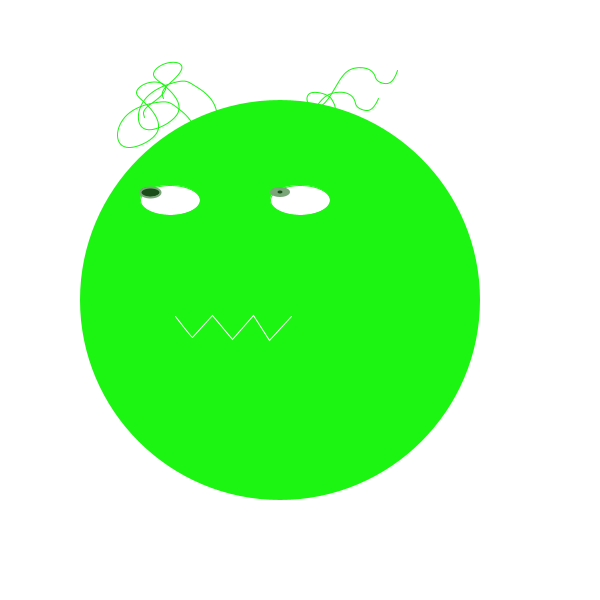
Frame 1 (no input)
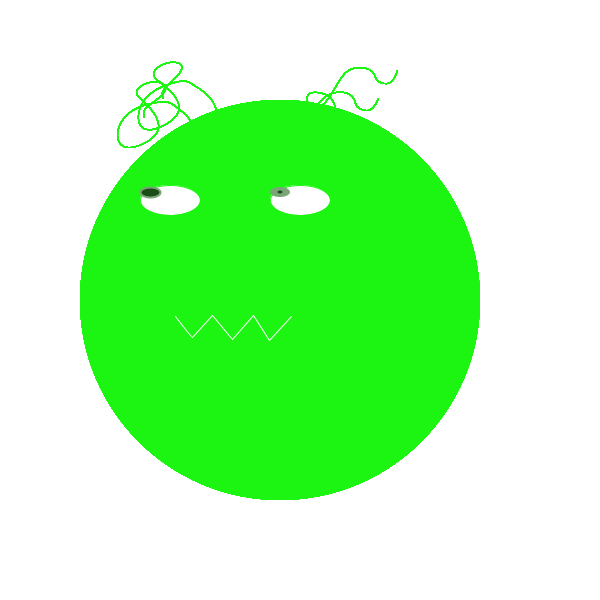
Frame 60 (the mouse pressed at the canvas centre just before this capture)
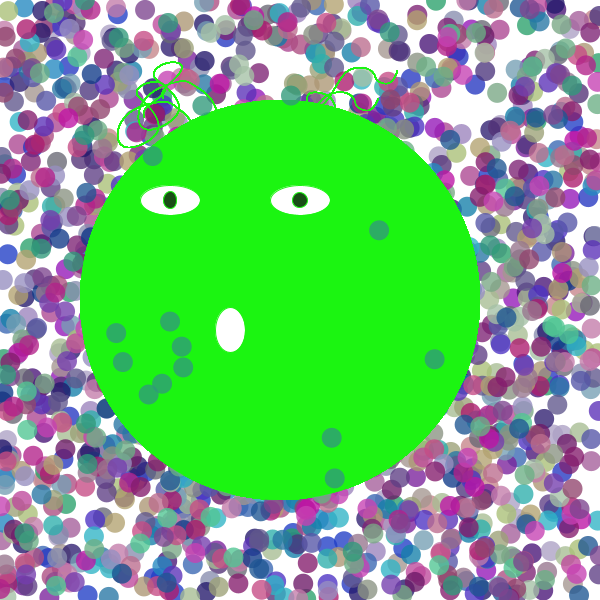
Frame 120 (the mouse held since frame 60 and released just before this capture)

The Processing sketch that drew these frames (run headless with seeded random() and noise(); from frame 60 on, the mouse is pressed at the canvas centre):

// Processing sketch: processing_9336
// ── processing_9336.pde

void setup() {
  size (600,600);
  background(255);
  smooth();
  frameRate(16);
}

void draw () {


//translate (70, 50);

//Körper einfach
noStroke(); 
fill (#1BF511);
ellipseMode(CENTER); 
ellipse (width/2-20, height/2, 400, 400); 

//Haare rechts
pushMatrix(); 
translate (100 , -100); 
stroke(#1BF511); 
noFill(); 
beginShape();
vertex( 178.0 , 245.0 );
bezierVertex( 178.0 , 240.0 , 178.73 , 240.5 , 179.0 , 240.0 );
bezierVertex( 179.26 , 239.49 , 179.29 , 239.14 , 181.0 , 238.0 );
bezierVertex( 182.7 , 236.85 , 186.06 , 234.9 , 189.0 , 234.0 );
bezierVertex( 191.93 , 233.09 , 194.43 , 233.22 , 198.0 , 233.0 );
bezierVertex( 201.56 , 232.77 , 206.18 , 232.2 , 211.0 , 231.0 );
bezierVertex( 215.81 , 229.79 , 220.82 , 227.94 , 225.0 , 225.0 );
bezierVertex( 229.17 , 222.05 , 232.5 , 218.01 , 234.0 , 214.0 );
bezierVertex( 235.49 , 209.98 , 235.16 , 205.98 , 233.0 , 202.0 );
bezierVertex( 230.83 , 198.01 , 230.19 , 196.62 , 227.0 , 195.0 );
bezierVertex( 223.8 , 193.37 , 220.46 , 192.37 , 217.0 , 192.0 );
bezierVertex( 213.53 , 191.62 , 209.93 , 191.86 , 208.0 , 194.0 );
bezierVertex( 206.06 , 196.13 , 205.8 , 200.16 , 208.0 , 203.0 );
bezierVertex( 210.19 , 205.83 , 214.85 , 207.47 , 219.0 , 206.0 );
bezierVertex( 223.14 , 204.52 , 226.78 , 199.95 , 230.0 , 195.0 );
bezierVertex( 233.21 , 190.04 , 236.0 , 184.72 , 239.0 , 180.0 );
bezierVertex( 241.99 , 175.27 , 245.17 , 171.16 , 250.0 , 169.0 );
bezierVertex( 254.82 , 166.83 , 261.27 , 166.61 , 266.0 , 168.0 );
bezierVertex( 270.72 , 169.38 , 273.72 , 172.38 , 275.0 , 177.0 );
bezierVertex( 276.27 , 181.61 , 282.95 , 183.6 , 287.0 , 183.0 );
bezierVertex( 291.04 , 182.39 , 294.38 , 178.06 , 297.0 , 170.0 );
endShape();
popMatrix(); 

pushMatrix(); 
translate (100 , -100); 
rotate (0.1); 
stroke(#1BF511); 
noFill(); 
beginShape();
vertex( 178.0 , 245.0 );
bezierVertex( 178.0 , 240.0 , 178.73 , 240.5 , 179.0 , 240.0 );
bezierVertex( 179.26 , 239.49 , 179.29 , 239.14 , 181.0 , 238.0 );
bezierVertex( 182.7 , 236.85 , 186.06 , 234.9 , 189.0 , 234.0 );
bezierVertex( 191.93 , 233.09 , 194.43 , 233.22 , 198.0 , 233.0 );
bezierVertex( 201.56 , 232.77 , 206.18 , 232.2 , 211.0 , 231.0 );
bezierVertex( 215.81 , 229.79 , 220.82 , 227.94 , 225.0 , 225.0 );
bezierVertex( 229.17 , 222.05 , 232.5 , 218.01 , 234.0 , 214.0 );
bezierVertex( 235.49 , 209.98 , 235.16 , 205.98 , 233.0 , 202.0 );
bezierVertex( 230.83 , 198.01 , 230.19 , 196.62 , 227.0 , 195.0 );
bezierVertex( 223.8 , 193.37 , 220.46 , 192.37 , 217.0 , 192.0 );
bezierVertex( 213.53 , 191.62 , 209.93 , 191.86 , 208.0 , 194.0 );
bezierVertex( 206.06 , 196.13 , 205.8 , 200.16 , 208.0 , 203.0 );
bezierVertex( 210.19 , 205.83 , 214.85 , 207.47 , 219.0 , 206.0 );
bezierVertex( 223.14 , 204.52 , 226.78 , 199.95 , 230.0 , 195.0 );
bezierVertex( 233.21 , 190.04 , 236.0 , 184.72 , 239.0 , 180.0 );
bezierVertex( 241.99 , 175.27 , 245.17 , 171.16 , 250.0 , 169.0 );
bezierVertex( 254.82 , 166.83 , 261.27 , 166.61 , 266.0 , 168.0 );
bezierVertex( 270.72 , 169.38 , 273.72 , 172.38 , 275.0 , 177.0 );
bezierVertex( 276.27 , 181.61 , 282.95 , 183.6 , 287.0 , 183.0 );
bezierVertex( 291.04 , 182.39 , 294.38 , 178.06 , 297.0 , 170.0 );
endShape();
popMatrix(); 


//haare links

pushMatrix(); 
translate (-30 , -90); 
stroke(#1BF511); 
noFill(); 
 beginShape();
vertex( 235.0 , 266.0 );
bezierVertex( 240.33 , 268.66 , 243.28 , 264.78 , 244.0 , 261.0 );
bezierVertex( 244.71 , 257.21 , 243.5 , 251.9 , 241.0 , 248.0 );
bezierVertex( 238.49 , 244.09 , 234.69 , 241.58 , 230.0 , 240.0 );
bezierVertex( 225.3 , 238.41 , 219.72 , 237.73 , 217.0 , 239.0 );
bezierVertex( 214.27 , 240.26 , 214.39 , 243.46 , 216.0 , 245.0 );
bezierVertex( 217.6 , 246.53 , 220.67 , 246.38 , 223.0 , 242.0 );
bezierVertex( 225.32 , 237.61 , 226.88 , 228.98 , 225.0 , 221.0 );
bezierVertex( 223.11 , 213.01 , 217.78 , 205.68 , 209.0 , 199.0 );
bezierVertex( 200.21 , 192.31 , 198.72 , 190.03 , 186.0 , 192.0 );
bezierVertex( 173.27 , 193.96 , 163.6 , 197.96 , 157.0 , 204.0 );
bezierVertex( 150.39 , 210.03 , 146.85 , 218.1 , 147.0 , 225.0 );
bezierVertex( 147.14 , 231.89 , 150.98 , 237.61 , 160.0 , 237.0 );
bezierVertex( 169.01 , 236.38 , 183.19 , 229.43 , 187.0 , 221.0 );
bezierVertex( 190.8 , 212.56 , 184.22 , 202.64 , 178.0 , 196.0 );
bezierVertex( 171.77 , 189.35 , 165.9 , 185.98 , 166.0 , 182.0 );
bezierVertex( 166.09 , 178.01 , 172.14 , 173.42 , 179.0 , 172.0 );
bezierVertex( 185.85 , 170.57 , 193.5 , 172.3 , 195.0 , 176.0 );
bezierVertex( 196.49 , 179.69 , 191.82 , 185.36 , 181.0 , 193.0 );
bezierVertex( 170.17 , 200.63 , 173.2 , 203.49 , 174.0 , 207.0 );
endShape();
popMatrix(); 

pushMatrix(); 
translate (-30 , -90); 
rotate (-0.1); 
stroke(#1BF511); 
noFill(); 
 beginShape();
vertex( 235.0 , 266.0 );
bezierVertex( 240.33 , 268.66 , 243.28 , 264.78 , 244.0 , 261.0 );
bezierVertex( 244.71 , 257.21 , 243.5 , 251.9 , 241.0 , 248.0 );
bezierVertex( 238.49 , 244.09 , 234.69 , 241.58 , 230.0 , 240.0 );
bezierVertex( 225.3 , 238.41 , 219.72 , 237.73 , 217.0 , 239.0 );
bezierVertex( 214.27 , 240.26 , 214.39 , 243.46 , 216.0 , 245.0 );
bezierVertex( 217.6 , 246.53 , 220.67 , 246.38 , 223.0 , 242.0 );
bezierVertex( 225.32 , 237.61 , 226.88 , 228.98 , 225.0 , 221.0 );
bezierVertex( 223.11 , 213.01 , 217.78 , 205.68 , 209.0 , 199.0 );
bezierVertex( 200.21 , 192.31 , 198.72 , 190.03 , 186.0 , 192.0 );
bezierVertex( 173.27 , 193.96 , 163.6 , 197.96 , 157.0 , 204.0 );
bezierVertex( 150.39 , 210.03 , 146.85 , 218.1 , 147.0 , 225.0 );
bezierVertex( 147.14 , 231.89 , 150.98 , 237.61 , 160.0 , 237.0 );
bezierVertex( 169.01 , 236.38 , 183.19 , 229.43 , 187.0 , 221.0 );
bezierVertex( 190.8 , 212.56 , 184.22 , 202.64 , 178.0 , 196.0 );
bezierVertex( 171.77 , 189.35 , 165.9 , 185.98 , 166.0 , 182.0 );
bezierVertex( 166.09 , 178.01 , 172.14 , 173.42 , 179.0 , 172.0 );
bezierVertex( 185.85 , 170.57 , 193.5 , 172.3 , 195.0 , 176.0 );
bezierVertex( 196.49 , 179.69 , 191.82 , 185.36 , 181.0 , 193.0 );
bezierVertex( 170.17 , 200.63 , 173.2 , 203.49 , 174.0 , 207.0 );
endShape();

popMatrix(); 

//Augen Weiß
fill(255);   
ellipse ( 170, 200, 60, 30); 
ellipse( 300, 200, 60, 30); 


 

 
if (mousePressed) {
  
//  Pupillen
  fill (#1A4D17);
  ellipse ( 170, 200, random (10, 30), random(10, 20)); 
  ellipse( 300, 200,random (10, 30), random(10, 20)); 
 
 
    pushMatrix(); 
    pushStyle(); 
    noStroke(); 
    
    fill (random (10, 200), random (10, 200), random (100, 200),   200); 
    for (int s = 0; s< 30; s++) {
    
    ellipse ( random(0, width), random(0, height), 20,20); 
 
  
  }
 popStyle(); 
  popMatrix();  
  //Mund
  fill (255); 
  ellipse (width/2-70, height/2+30, 30, 45);
   
}

  else {
  
  
  
  //Pupillen verfolgen Maus
pushStyle(); 
  stroke(#7AA578); 
  strokeWeight(2); 
  fill (#1A4D17); 
  ellipse (map(mouseX,0,width,150,190), map(mouseY,0,height,192,207), 20,10);
 
 popStyle(); 
 
pushStyle(); 
noStroke(); 
fill (#7AA578); 
  ellipse (map(mouseX, 0, width,280, 320), map(mouseY, 0, height, 192, 207), 20, 10); 
  fill(#1A4D17); 
  ellipse (map(mouseX, 0, width,280, 320), map(mouseY, 0, height, 192, 207), 5, 3); 
  popStyle(); 


  //Zähne
  pushStyle(); 

  stroke(255);  
  noFill(); 
  beginShape();
  translate (100, 110); 

  vertex( 75.0 , 206.0 );
  bezierVertex( 75.0 , 206.0 , 91.0 , 227.0 , 92.0 , 227.0 );
  vertex( 112.0 , 205.0 );
  vertex( 132.0 , 229.0 );
  vertex( 153.0 , 205.0 );
  vertex( 169.0 , 230.0 );
  vertex( 191.0 , 206.0 );

  endShape();

  popStyle(); 
  
  }

}
